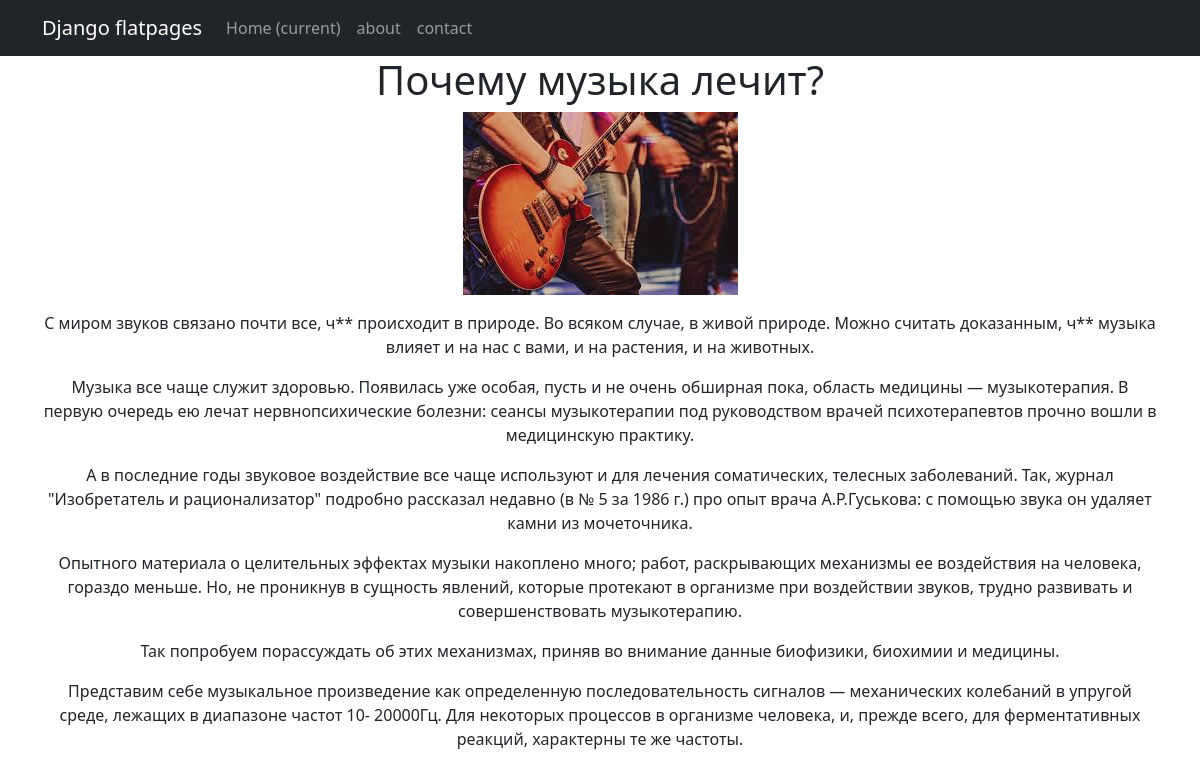
Page /posts/3 on the committed database.
### newsapp/models.py (models this page shows, shortened)
class Post(models.Model):
    author = models.ForeignKey(Author, on_delete=models.CASCADE, verbose_name="Автор")
    title = models.CharField(max_length=255, verbose_name="Название")
    text = models.TextField(verbose_name="Текст статьи")
    NEWS = 'News'
    ARTICLE = 'Article'
    CATEGORY_CHOICES =(
        (NEWS, 'Новость'),
        (ARTICLE, 'Статья'),
    )
    categoryPost = models.CharField(max_length=100, choices=CATEGORY_CHOICES, default=ARTICLE)
    postCategory = models.ManyToManyField(Category, through='PostCategory', verbose_name="Категория")
    dateCreate = models.DateTimeField(auto_now_add=True, verbose_name="Время создания")
    photo = models.ImageField(upload_to="photo/", verbose_name="Фото")
    slug = models.SlugField(max_length=100)
    rating = models.SmallIntegerField(default=0)
    class Meta:
        verbose_name = 'Статья'
        verbose_name_plural = 'Статьи'
        ordering = ['dateCreate', 'title']

### newsapp/views.py (the view)
# urls.py: path('<int:pk>', PostDetail.as_view(), name='post'),
class PostDetail(DetailView):
    model = Post
    template_name = 'post.html'
    slug_url_kwarg = 'post_slug'
    context_object_name = 'post'

### newsapp/templatetags/custom_filters.py (called while the page is built)
@register.filter(is_safe=True)
def censor(value):
    STOP_LIST = ['что', 'почему']
    if not isinstance(value, str):
        raise TypeError(f"Недопустимое значение '{type(value)}' Нужно ввести строковое значение")
    for word in value.split():
        if word.lower() in STOP_LIST:
            value = value.replace(word, f"{word[0]}{'*' * (len(word) - 1)}")
    return value

### templates/post.html (shortened to what this page needs)
{% extends 'flatpages/default.html' %}
{% load custom_filters %}
{% block content %}
<h1>{{ post.title }}</h1>
{% if post.photo %}
<p><img class="img-article-left" src="{{post.photo.url}}"></p>
{% endif %}
{{post.text|censor|linebreaks}}
{% endblock content %}

### rows in the picture
Post: title "Почему музыка лечит?", photo (picture), text|censor "С миром звуков связано почти все, ч** происходит в природе. Во всяком случае, в живой природе. Можно считать доказанным, ч** музыка влияет и на нас с вами, и на растения, и на животных. Музыка все чаще служит здоровью. Появилась уже особая, пусть и не очень обширная пока, область медицины — музыкотерапия. В первую очередь ею лечат нервнопсихические болезни: сеансы музыкотерапии под руководством врачей психотерапевтов прочно вошли в медицинскую практику. А в последние годы звуковое воздействие все чаще используют и для лечения соматических, телесных заболеваний. Так, журнал \"Изобретатель и рационализатор\" подробно рассказал недавно (в № 5 за 1986 г.) про опыт врача А.Р.Гуськова: с помощью…"
